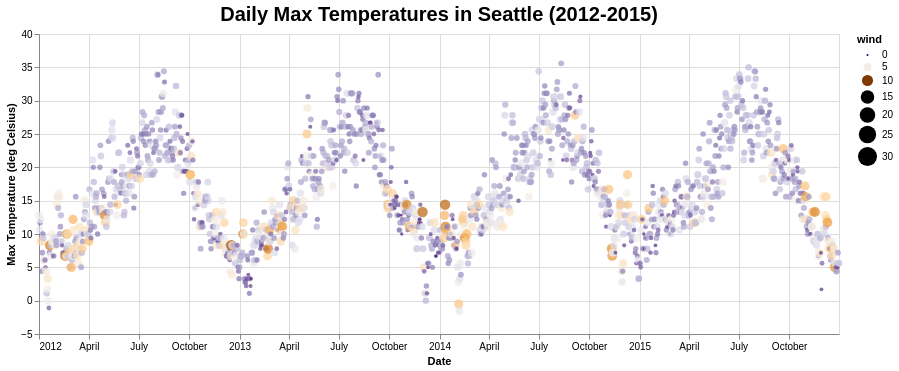

Here is the notebook cell this chart was saved with:
### Markdown cell above
### Figure 7.10 - Adding tooltips

### Code cell
fig = (
    alt.Chart(plot_df)
    .mark_circle()
    .encode(
        x=alt.X("date").title("Date"),
        y=alt.Y("temp_max").title("Max Temperature (deg Celsius)"),
        color=alt.Color("wind").scale(scheme="purpleorange"),
        size=alt.Size("wind").scale(domain=[0, 30]),
        tooltip=alt.Tooltip([
            "date",
            "wind",
            "temp_max"
        ])
    )
    .properties(
        title=alt.Title(
            text="Daily Max Temperatures in Seattle (2012-2015)",
            fontSize=20,
        ),
        width=800,
        height=300
    )
)
fig

### Figure 1 — Vega-Lite specification as saved in the notebook (floating-point values rounded to 4 significant figures; data arrays with more than 128 entries replaced by an {"elided": "..."} marker saying what was removed)
{"config": {"view": {"continuousWidth": 300, "continuousHeight": 300}}, "data": {"name": "data-d2a5d733ba51bf2826ac59cb8a5f7ce5"}, "mark": {"type": "circle"}, "encoding": {"color": {"field": "wind", "scale": {"scheme": "purpleorange"}, "type": "quantitative"}, "size": {"field": "wind", "scale": {"domain": [0, 30]}, "type": "quantitative"}, "tooltip": [{"field": "date", "type": "temporal"}, {"field": "wind", "type": "quantitative"}, {"field": "temp_max", "type": "quantitative"}], "x": {"field": "date", "title": "Date", "type": "temporal"}, "y": {"field": "temp_max", "title": "Max Temperature (deg Celsius)", "type": "quantitative"}}, "height": 300, "title": {"text": "Daily Max Temperatures in Seattle (2012-2015)", "fontSize": 20}, "width": 800, "$schema": "https://vega.github.io/schema/vega-lite/v5.17.0.json", "datasets": {"data-d2a5d733ba51bf2826ac59cb8a5f7ce5": {"elided": "1461 records"}}}
